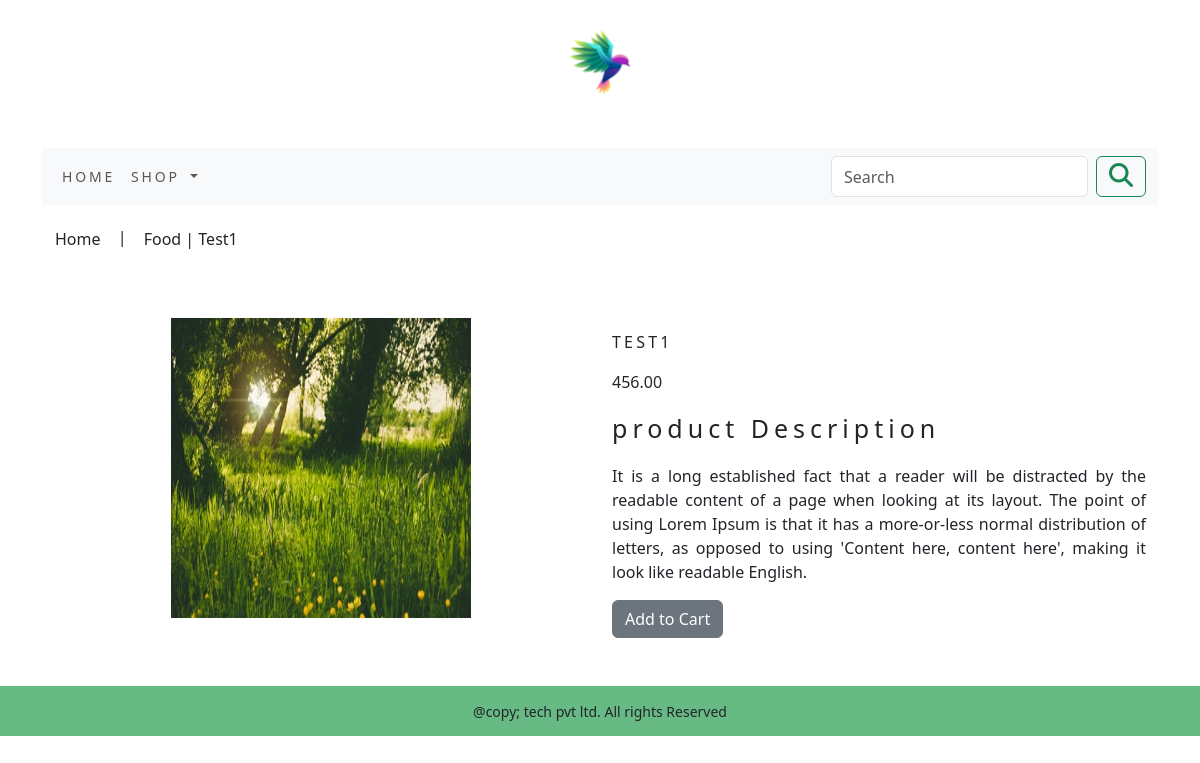
The app's page /shop/food/test1/ with its own data.
### shop/models.py (models this page shows, shortened)
class Product(models.Model):
    name=models.CharField(max_length=250,unique=True)
    slug = models.SlugField(max_length=250, unique=True)
    description=models.TextField(blank=True)
    price=models.DecimalField(max_digits=10,decimal_places=2)
    category=models.ForeignKey(Category,on_delete=models.CASCADE)
    image=models.ImageField(upload_to='pic',blank=True)
    stock=models.IntegerField()
    available=models.BooleanField(default=True)
    created=models.DateTimeField(auto_now_add=True)
    updated=models.DateTimeField(auto_now=True)
    class Meta:
            ordering = ('name',)
            verbose_name = 'product'
            verbose_name_plural = 'products'

class Category(models.Model):
    name=models.CharField(max_length=250,unique=True)
    slug=models.SlugField(max_length=250,unique=True)
    description=models.TextField(blank=True)
    image=models.ImageField(upload_to='category',blank=True)
    class Meta:
             ordering=('name',)
             verbose_name='category'
             verbose_name_plural='categories'
    def __str__(self):
             return '{}'.format(self.name)
    def get_url(self):
        return reverse('shop:products_by_category',args=[self.slug])

### shop/views.py (the view)
# urls.py: path('<slug:c_slug>/<slug:product_slug>/', views.proDetail, name='prodCatdetail'),
def proDetail(request,c_slug,product_slug):
    try:
        product=Product.objects.get(category__slug=c_slug,slug=product_slug)
    except Exception as e:
        raise e
    return render(request,'product.html',{'product':product})

### cart/contex_processors.py (called while the page is built)
def counter(request):
    item_count=0
    if 'admin' in request.path:
        return {}
    else:
        try:
            cart=Cart.objects.filter(cart_id=cart_id(request))
            car_items=CartItem.objects.all().filter(cart=cart[:1])
            for cart_item in car_items:
                 item_count +=cart_item.quantity
        except Cart.DoesNotExist:
            item_count = 0
    return dict(item_count=item_count)

### cart/views.py (called while the page is built)
def cart_id(request):
    cart=request.session.session_key
    if not cart:
        cart=request.session.create()
    return cart

### shop/contex_processors.py (called while the page is built)
def menu_links(request):
    links= Category.objects.all()
    return dict(links=links)

### templates/product.html (shortened to what this page needs)
{% extends 'base.html' %}
{% load static %}
{% block  content %}
<div class="row my_prod_row_class">
    <div class="mx_auto">
    <p> <a class="btn bg-transparent" href="{% url 'shop:allprodCat' %}">Home</a> | <a  class="btn bg-transparent" href="{{product.category.get_url}}">{{product.category}}  | {{product.name}}</a></p>
    </div>
</div>
<div class="container">
<br>
<div class="row">
    <div class="col-12 col-sm-12 col-md-12 col-lg-6 text-center">
        <div style="min-width:18rem;">
            <img src="{{product.image.url}}" height="300px;" width="300px;" alt="{{product.name}}">
        </div>
    </div>
        <div class="col-12 col-sm-12 col-md-12 col-lg-6">
            <div>
            <h1 class="my_prod_title">{{product.name}}</h1>
            <p>{{product.price}}</p>
             <p class="my_title" >product Description</p>
             <p class="text-justify my_prod_text">{{product.description}}</p>
            {% if product.stock <= 0 %}
            <p class="text-justify my_prod_text"><b>Out of stock</b></p>
            {% else %}
            <a class="btn btn-secondary" href="{% url 'cart:add_cart' product.id %}">Add to  Cart</a>
            {% endif %}
</div>
        </div>
    </div>
</div>
    </div>
{% endblock %}

### static/css/custom.css (style rules this page uses)
body { font-family: 'Roboto', sans-serif; }
.my_title { font-size:25px; text_transform:uppercase; letter-spacing:.2em; }
.my_prod_row_class { padding-top:15px; padding-bottom:20px; }
.my_prod_title { font-size:16px; text-transform:uppercase; letter-spacing:.2em; padding-top:15px; padding-bottom:10px; }
.my_prod_text { padding-right;20px; }

### records on screen
Product: category "Food", name "Test1", image (picture), name "TEST1", price "456.00", description "It is a long established fact that a reader will be distracted by the readable content of a page when looking at its layout. The point of using Lorem Ipsum is that it has a more-or-less normal distribution of letters, as opposed to using 'Content here, content here', making it look like readable English."
